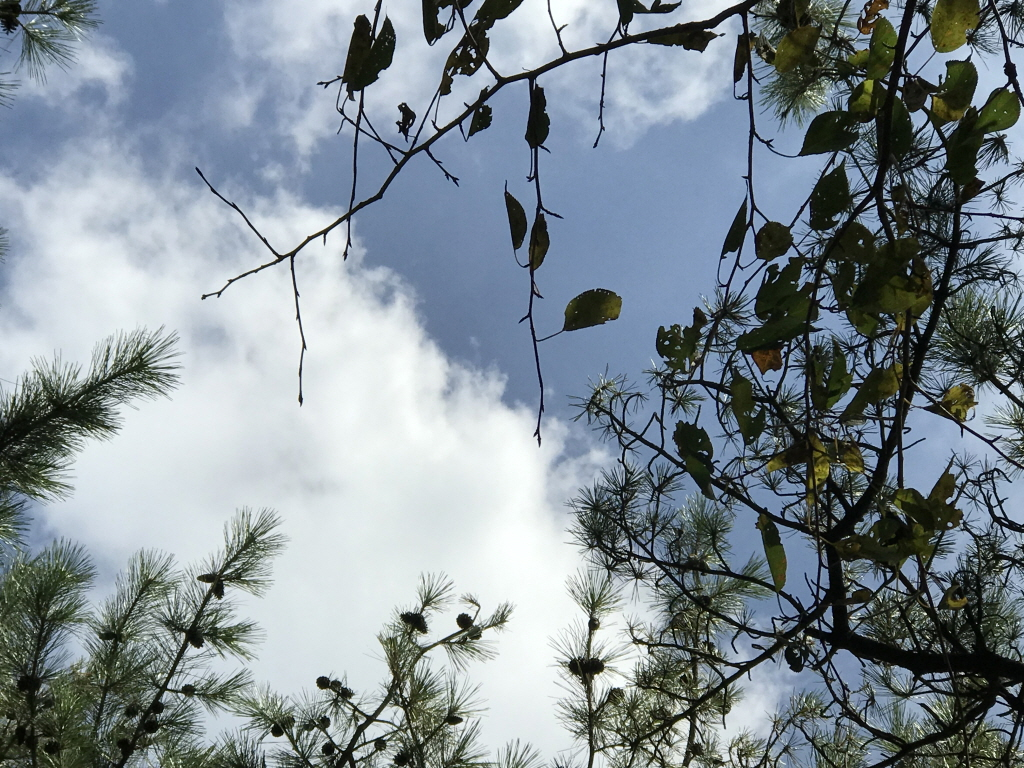
#> input picture Homework3/sIMG_2180.jpg, 1024 x 768 px, given in place of tracking2.avi, which was not available
$ jupyter execute 'Tracking object data set1.ipynb'
#> lines starting #> are read from the running program, lines starting #| are printed output that depends on the picture; after the words box and inside, x2 and y2 are one past the last pixel; in counts of white or black regions, pixels touching at a corner belong together; pictures that were not available may be replaced by others from this repository, and a replacement may not be noted
[cell 1]
import cv2

[cell 2]
flags = [i for i in dir(cv2) if i.startswith('COLOR_')]
print(flags)

[cell 3]
flags

[cell 4]
import cv2
import numpy as np
from matplotlib import pyplot as plt

[cell 5]
def nothing(x):
    pass

[cell 6]
cv2.namedWindow('frame')
cv2.createTrackbar('H','frame',0,360,nothing)
#> slider 'H' is set to 100
cv2.createTrackbar('Margin','frame',0,100,nothing)
#> slider 'Margin' is set to 33
cap = cv2.VideoCapture('tracking2.avi')
while(1):
    # Take each frame
    ret , frame = cap.read()
#> frame is the input picture: shape (768, 1024, 3); mean B, G, R 148.6, 141.1, 129.6

    if ret:
        # Convert BGR to HSV
        hsv = cv2.cvtColor(frame, cv2.COLOR_BGR2HSV)
#> hsv: shape (768, 1024, 3); mean H, S, V 87.8, 55.8, 152.2

        h = cv2.getTrackbarPos('H','frame')
        m = cv2.getTrackbarPos('Margin','frame')

        lower_blue = np.array([h-m,50,50])
        upper_blue = np.array([h+m,255,255])

        mask = cv2.inRange(hsv, lower_blue, upper_blue)
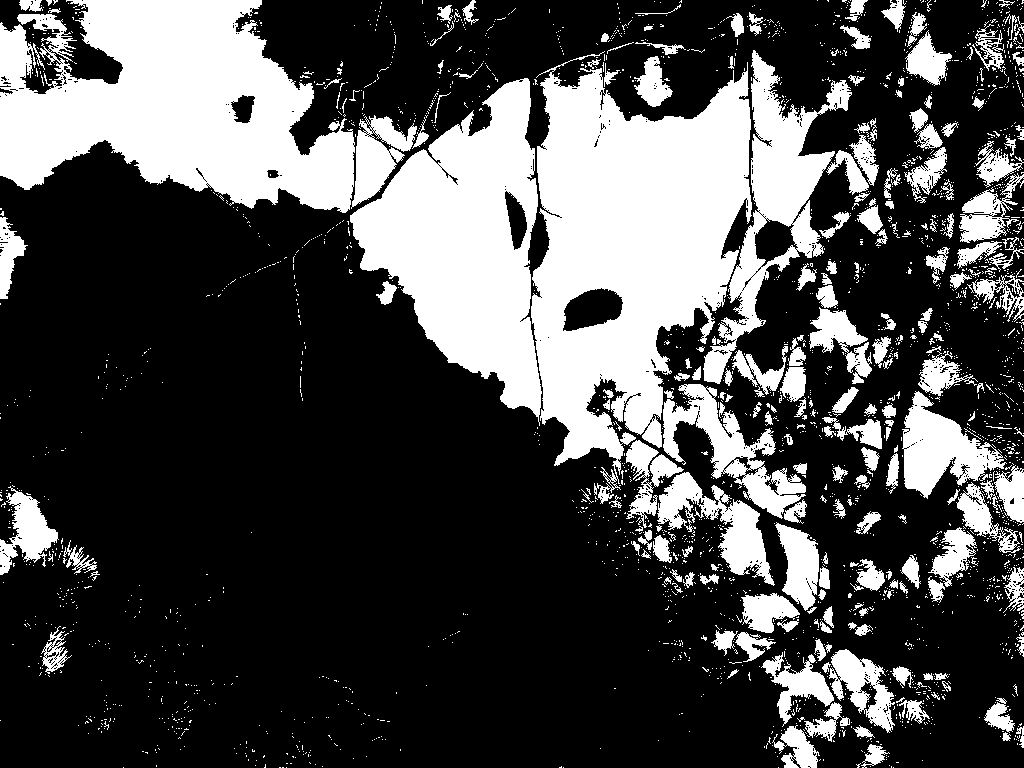
#> mask: shape (768, 1024); 29.5% white; 2561 white regions (2334 under 20 px), largest, box (x1, y1, x2, y2) and area: (531, 51, 752, 504) 56698, (0, 0, 355, 213) 48880, (350, 78, 542, 426) 34717
        # Bitwise-AND mask and original image
        res = cv2.bitwise_and(frame,frame, mask= mask)
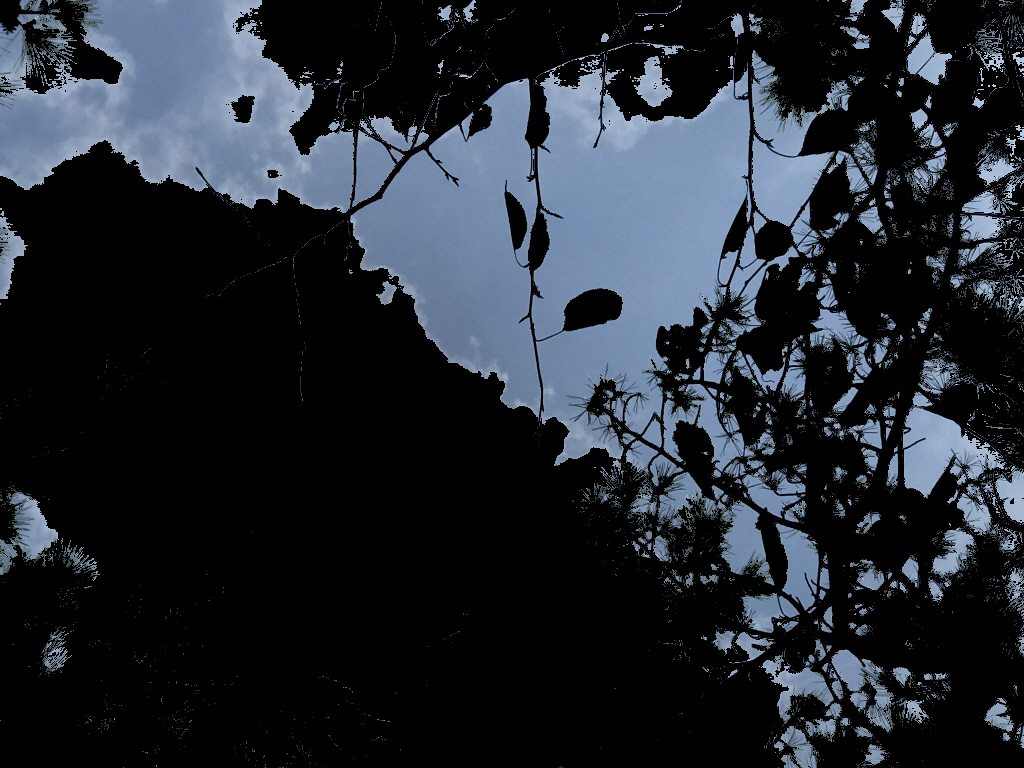
#> res: shape (768, 1024, 3); mean B, G, R 48.8, 40.7, 34.8
        cv2.imshow('frame',frame)
        cv2.imshow('mask',mask)
        cv2.imshow('res',res)
    k = cv2.waitKey(5) & 0xFF
#> (key Esc is pressed here)
    if k == 27:
        break
cap.release()
cv2.destroyAllWindows()
frame = cv2.cvtColor(frame, cv2.COLOR_BGR2RGB)
plt.imshow(frame)
plt.show()
mask = cv2.cvtColor(mask, cv2.COLOR_BGR2RGB)
plt.imshow(mask)
plt.show()
res = cv2.cvtColor(res, cv2.COLOR_BGR2RGB)
plt.imshow(res)
plt.show()

[cell 7]
cv2.namedWindow('frame')
cv2.createTrackbar('H','frame',0,360,nothing)
#> slider 'H' is set to 100
cv2.createTrackbar('Margin','frame',0,100,nothing)
#> slider 'Margin' is set to 33
cap = cv2.VideoCapture('tracking2.avi')
while(1):
    # Take each frame
    ret , frame = cap.read()

    if ret:
        # Convert BGR to HSV
        hsv = cv2.cvtColor(frame, cv2.COLOR_BGR2HSV)

        h = cv2.getTrackbarPos('H','frame')
        m = cv2.getTrackbarPos('Margin','frame')

        lower_blue = np.array([h-m,50,50])
        upper_blue = np.array([h+m,255,255])

        mask = cv2.inRange(hsv, lower_blue, upper_blue)
        # Bitwise-AND mask and original image
        res = cv2.bitwise_and(frame,frame, mask= mask)
        cv2.imshow('frame',frame)
        cv2.imshow('mask',mask)
        cv2.imshow('res',res)
    k = cv2.waitKey(5) & 0xFF
#> (key Esc is pressed here)
    if k == 27:
        break
cap.release()
cv2.destroyAllWindows()
frame = cv2.cvtColor(frame, cv2.COLOR_BGR2RGB)
plt.imshow(frame)
plt.show()
mask = cv2.cvtColor(mask, cv2.COLOR_BGR2RGB)
plt.imshow(mask)
plt.show()
res = cv2.cvtColor(res, cv2.COLOR_BGR2RGB)
plt.imshow(res)
plt.show()

[cell 8]
import cv2
import numpy as np
from matplotlib import pyplot as plt

[cell 9]
def nothing(x):
    pass

[cell 10]
cv2.namedWindow('frame')
cv2.createTrackbar('H','frame',0,360,nothing)
#> slider 'H' is set to 100
cv2.createTrackbar('Margin','frame',0,100,nothing)
#> slider 'Margin' is set to 33
cap = cv2.VideoCapture('tracking3.avi')
while(1):
    # Take each frame
    ret , frame = cap.read()

    if ret:
        # Convert BGR to HSV
        hsv = cv2.cvtColor(frame, cv2.COLOR_BGR2HSV)

        h = cv2.getTrackbarPos('H','frame')
        m = cv2.getTrackbarPos('Margin','frame')

        lower_blue = np.array([h-m,50,50])
        upper_blue = np.array([h+m,255,255])

        mask = cv2.inRange(hsv, lower_blue, upper_blue)
        # Bitwise-AND mask and original image
        res = cv2.bitwise_and(frame,frame, mask= mask)
        cv2.imshow('frame',frame)
        cv2.imshow('mask',mask)
        cv2.imshow('res',res)
    k = cv2.waitKey(5) & 0xFF
#> (key Esc is pressed here)

$ run again, on Homework3/001.jpg
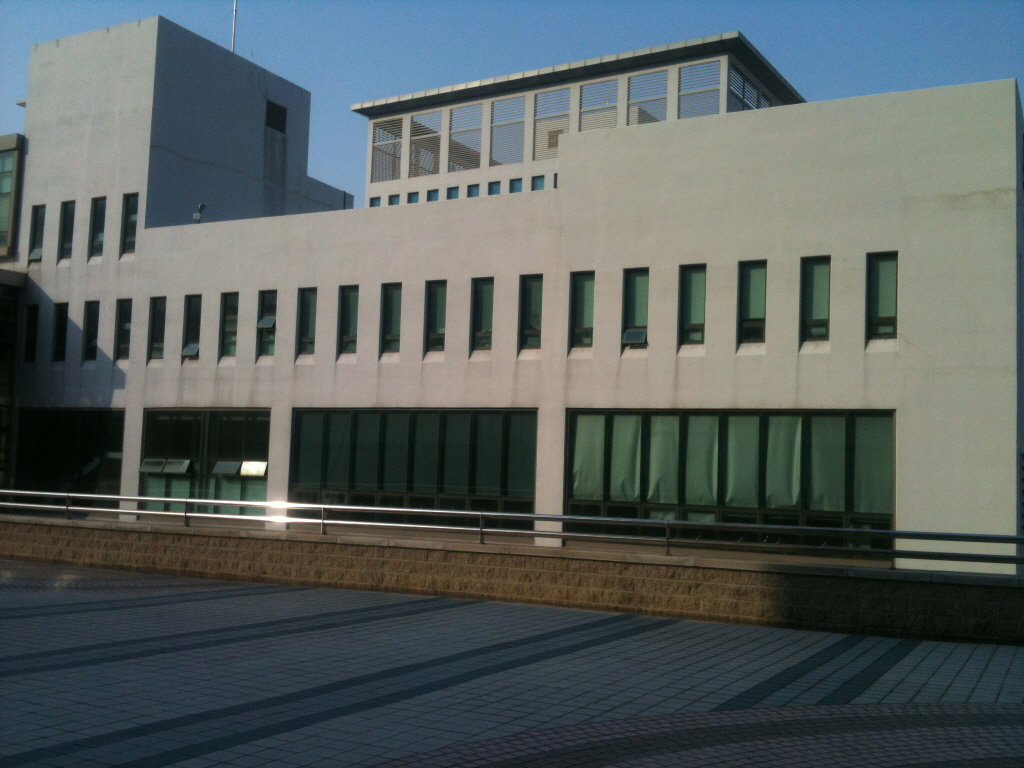
#> input picture Homework3/001.jpg, 1024 x 768 px, given in place of tracking2.avi, which was not available
#> frame is the input picture: shape (768, 1024, 3); mean B, G, R 95.7, 96.2, 88.1
#> hsv: shape (768, 1024, 3); mean H, S, V 63.9, 67.1, 104.8
#> `mask = cv2.inRange(hsv, lower_blue, upper_blue)`:
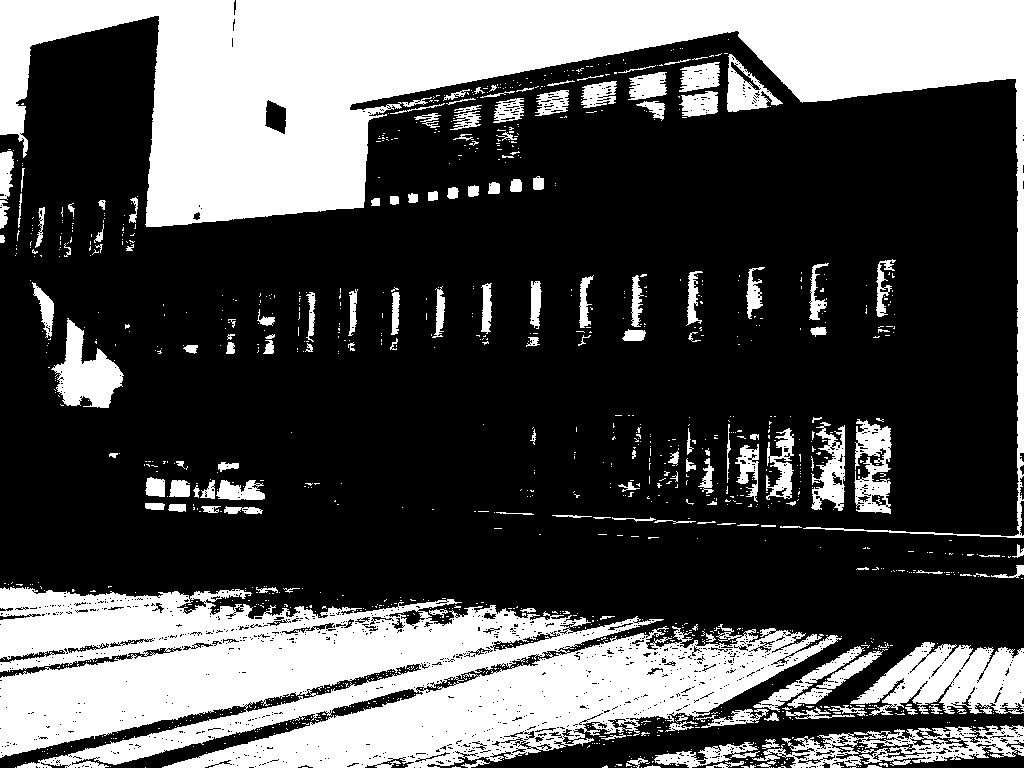
#> mask: shape (768, 1024); 31.8% white; 1236 white regions (1079 under 20 px), largest, box (x1, y1, x2, y2) and area: (0, 0, 1024, 538) 106265, (0, 587, 842, 768) 94838, (850, 642, 1024, 716) 7892
#> `res = cv2.bitwise_and(frame,frame, mask= mask)`:
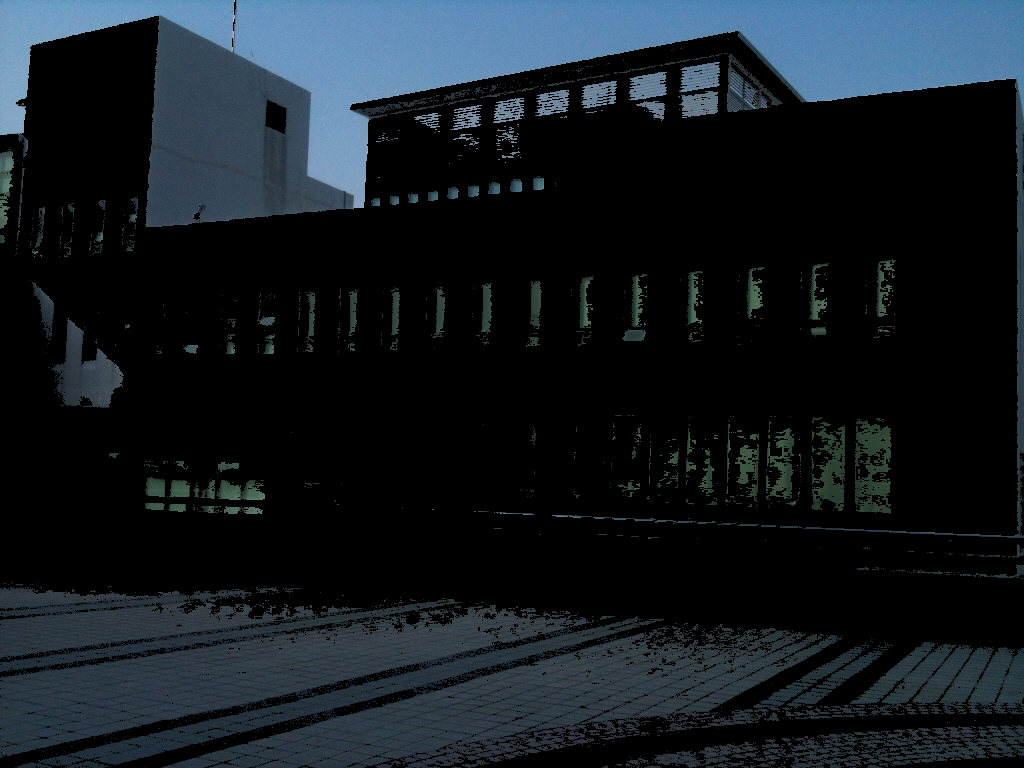
#> res: shape (768, 1024, 3); mean B, G, R 33.2, 27.4, 20.1
